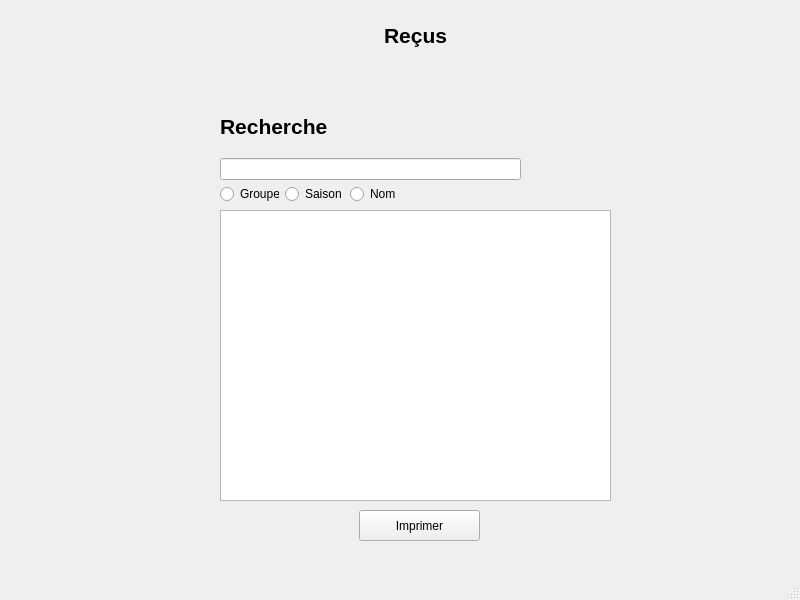
<?xml version="1.0" encoding="UTF-8"?>
<ui version="4.0">
 <class>recu</class>
 <widget class="QMainWindow" name="recu">
  <property name="geometry">
   <rect>
    <x>0</x>
    <y>0</y>
    <width>800</width>
    <height>600</height>
   </rect>
  </property>
  <property name="windowTitle">
   <string>MainWindow</string>
  </property>
  <widget class="QWidget" name="centralwidget">
   <widget class="QPushButton" name="imprimerButton">
    <property name="geometry">
     <rect>
      <x>359</x>
      <y>510</y>
      <width>121</width>
      <height>31</height>
     </rect>
    </property>
    <property name="text">
     <string>Imprimer</string>
    </property>
   </widget>
   <widget class="QWidget" name="horizontalLayoutWidget">
    <property name="geometry">
     <rect>
      <x>220</x>
      <y>179</y>
      <width>181</width>
      <height>31</height>
     </rect>
    </property>
    <layout class="QHBoxLayout" name="horizontalLayout">
     <item>
      <widget class="QRadioButton" name="groupeRadioButton">
       <property name="text">
        <string>Groupe</string>
       </property>
      </widget>
     </item>
     <item>
      <widget class="QRadioButton" name="saisonRadioButton">
       <property name="text">
        <string>Saison</string>
       </property>
      </widget>
     </item>
     <item>
      <widget class="QRadioButton" name="nomRadioButton">
       <property name="text">
        <string>Nom</string>
       </property>
      </widget>
     </item>
    </layout>
   </widget>
   <widget class="QWidget" name="verticalLayoutWidget">
    <property name="geometry">
     <rect>
      <x>220</x>
      <y>100</y>
      <width>301</width>
      <height>80</height>
     </rect>
    </property>
    <layout class="QVBoxLayout" name="verticalLayout">
     <item>
      <widget class="QLabel" name="Recherche">
       <property name="font">
        <font>
         <pointsize>16</pointsize>
         <weight>75</weight>
         <bold>true</bold>
        </font>
       </property>
       <property name="text">
        <string>Recherche</string>
       </property>
      </widget>
     </item>
     <item>
      <widget class="QLineEdit" name="rechercheEdit"/>
     </item>
    </layout>
   </widget>
   <widget class="QLabel" name="Recus">
    <property name="geometry">
     <rect>
      <x>280</x>
      <y>20</y>
      <width>271</width>
      <height>31</height>
     </rect>
    </property>
    <property name="font">
     <font>
      <pointsize>16</pointsize>
      <weight>75</weight>
      <bold>true</bold>
     </font>
    </property>
    <property name="text">
     <string>Reçus</string>
    </property>
    <property name="alignment">
     <set>Qt::AlignCenter</set>
    </property>
   </widget>
   <widget class="QTableView" name="tableView">
    <property name="geometry">
     <rect>
      <x>220</x>
      <y>210</y>
      <width>391</width>
      <height>291</height>
     </rect>
    </property>
   </widget>
  </widget>
  <widget class="QMenuBar" name="menubar">
   <property name="geometry">
    <rect>
     <x>0</x>
     <y>0</y>
     <width>800</width>
     <height>20</height>
    </rect>
   </property>
  </widget>
  <widget class="QStatusBar" name="statusbar"/>
 </widget>
 <resources/>
 <connections/>
</ui>
